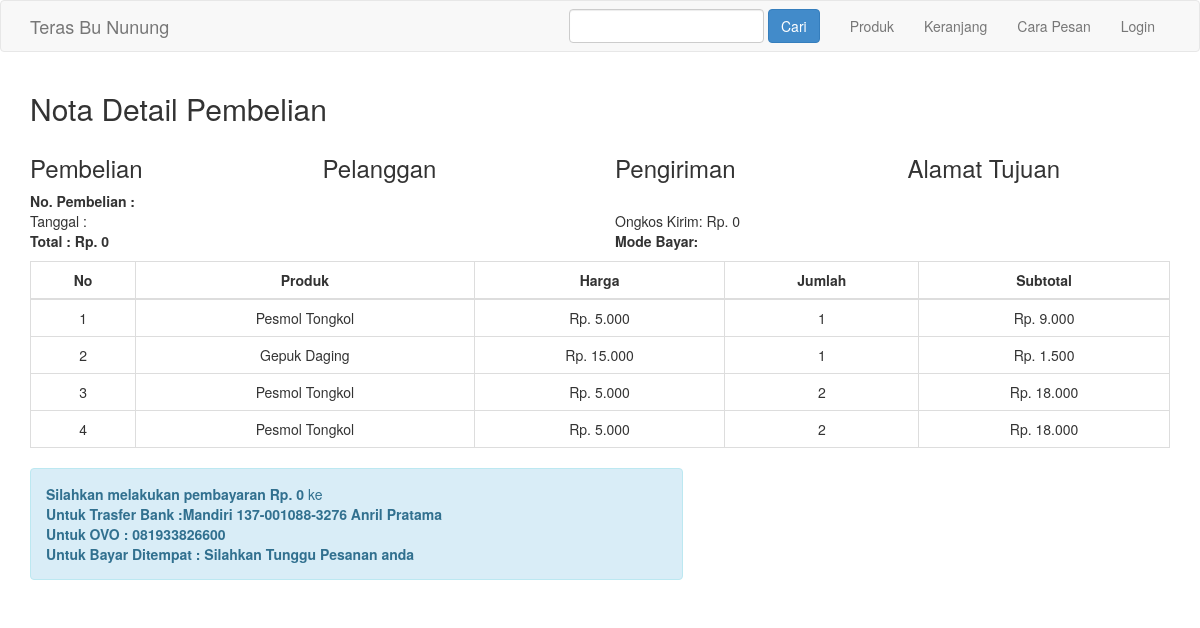
/nota.php, run on the app's committed database.
### tables this page shows
CREATE TABLE `pembelian_produk` (
  `id_pembelian_produk` int(11) NOT NULL,
  `id_pembelian` int(11) NOT NULL,
  `id_produk` int(11) NOT NULL,
  `jumlah` int(11) NOT NULL,
  `subharga` int(11) NOT NULL
);

CREATE TABLE `produk` (
  `id_produk` int(11) NOT NULL,
  `id_kategori` int(5) NOT NULL,
  `nama_produk` varchar(100) NOT NULL,
  `harga_produk` int(11) NOT NULL,
  `foto_produk` varchar(100) NOT NULL,
  `des_produk` text NOT NULL,
  `stok_produk` int(5) NOT NULL
);

### nota.php (the view, shortened to what this page needs)
<?php
include 'admin/dbconnect.php';
?>
<!DOCTYPE html>
<head>
    <link rel="stylesheet" href="admin/assets/css/bootstrap.css">
</head>
<body>
    <?php include 'navbar.php'; ?>
    <section class="konten">
        <div class="container">
            <h2>Nota Detail Pembelian</h2>
            <?php $ambil = $koneksi->query("SELECT * FROM pembelian JOIN pelanggan ON pembelian.id_pelanggan=pelanggan.id_pelanggan WHERE pembelian.id_pembelian='$_GET[id]'");
            $detail = $ambil->fetch_assoc();
            $ambil2 = $koneksi->query("SELECT * FROM pembelian JOIN ongkir ON pembelian.id_ongkir=ongkir.id_ongkir WHERE pembelian.id_pembelian='$_GET[id]'");
            $detail2 = $ambil2->fetch_assoc();
            ?>
            <div class="row">
                <div class="col-md-3">
                    <h3>Pembelian</h3>
                    <strong>No. Pembelian : <?php echo $detail['id_pembelian']; ?></strong><br>
                    <p>
                        Tanggal :<?php echo $detail['tanggal_pembelian']; ?> <br>
                        <strong>Total : Rp. <?php echo number_format($detail['total_pembelian'], '0', ',', '.'); ?><br></strong>
                    </p>
                </div>
                <div class="col-md-3">
                    <h3>Pelanggan</h3>
                    <strong><?php echo $detail['nama_pelanggan']; ?></strong> <br>
                    <p>
                        <?php echo $detail['telepon_pelanggan']; ?> <br>
                    </p>
                </div>
                <div class="col-md-3">
                    <h3>Pengiriman</h3>
                    <strong><?php echo $detail2['nama_kota']; ?></strong><br>
                    Ongkos Kirim: Rp. <?php echo number_format($detail2['tarif'], '0', ',', '.'); ?><br>
                    <strong>Mode Bayar: <?php echo $detail['mode_bayar']; ?></strong><br>
                </div>
                <div class="col-md-3">
                    <h3>Alamat Tujuan</h3>
                    <strong><?php echo $detail['alamat_pengiriman']; ?></strong><br>
                </div>
            </div>
            <table class="table table-bordered text-center">
                <thead>
                    <tr>
                        <th class="text-center">No</th>
                        <th class="text-center">Produk</th>
                        <th class="text-center">Harga</th>
                        <th class="text-center">Jumlah</th>
                        <th class="text-center">Subtotal</th>
                    </tr>
                </thead>
                <tbody>
                    <?php $no = 1; ?>
                    <?php
                    $ambil = $koneksi->query("SELECT * FROM pembelian_produk JOIN produk ON pembelian_produk.id_produk=produk.id_produk WHERE id_pembelian='$_GET[id]'");
                    ?>
                    <?php while ($pecah = $ambil->fetch_assoc()) { ?>
                        <tr>
                            <td><?php echo $no++ ?></td>
                            <td><?php echo $pecah['nama_produk']; ?></td>
                            <td>Rp. <?php echo number_format($pecah['harga_produk'], '0', ',', '.'); ?></td>
                            <td><?php echo number_format($pecah['jumlah'], '0', ',', '.'); ?></td>
                            <td>
                                Rp. <?php echo number_format($pecah['subharga'], '0', ',', '.'); ?>
                            </td>
                        </tr>
                    <?php } ?>
                </tbody>
            </table>
            <div class="row">
                <div class="col-md-7">
                    <div class="alert alert-info">
                        <p>
                            <strong>Silahkan melakukan pembayaran Rp. <?php echo number_format($detail['total_pembelian'], '0', ',', '.'); ?></strong> ke <br>
                            <strong>Untuk Trasfer Bank :Mandiri 137-001088-3276 Anril Pratama</strong><br>
                            <strong>Untuk OVO : 081933826600</strong><br>
                            <strong>Untuk Bayar Ditempat : Silahkan Tunggu Pesanan anda</strong>
                        </p>
                    </div>
                </div>
            </div>
        </div>
    </section>
</body>
</html>

### data on the page
pembelian_produk: id_produk.nama_produk "Pesmol Tongkol", id_produk.harga_produk "5.000", jumlah "1", subharga "9.000"
pembelian_produk: id_produk.nama_produk "Gepuk Daging", id_produk.harga_produk "15.000", jumlah "1", subharga "1.500"
pembelian_produk: id_produk.nama_produk "Pesmol Tongkol", id_produk.harga_produk "5.000", jumlah "2", subharga "18.000"
pembelian_produk: id_produk.nama_produk "Pesmol Tongkol", id_produk.harga_produk "5.000", jumlah "2", subharga "18.000"

### other printed values
$detail['total_pembelian'] "0"
$detail2['tarif'] "0"
